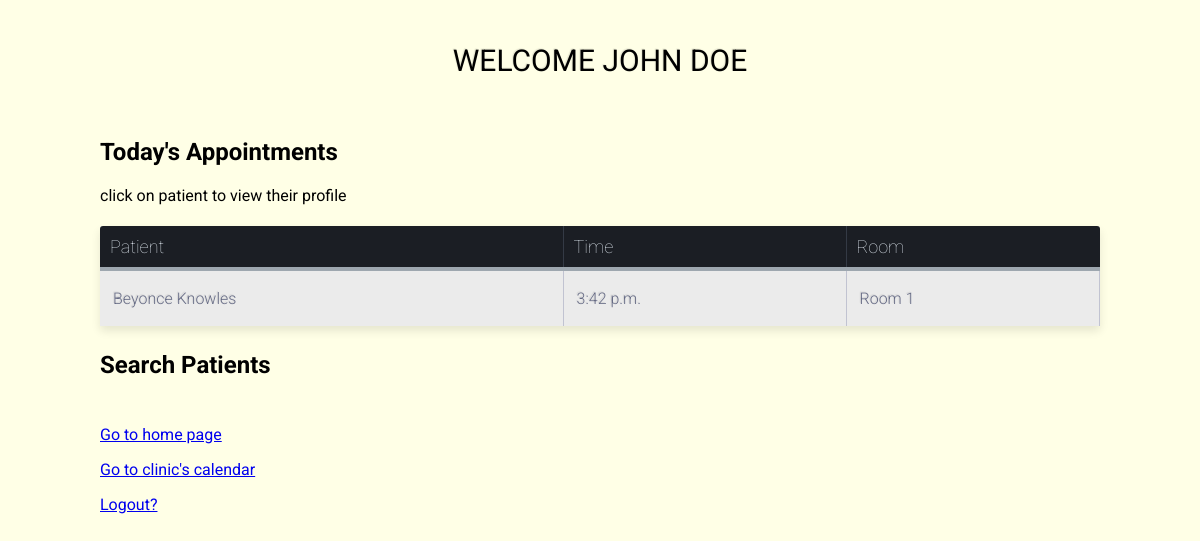
Page /doctor_interface/ (signed in) on the committed database.
### general_models/models.py (models this page shows)
class Appointment(models.Model):
    doctor = models.ForeignKey(Doctor, on_delete=models.CASCADE)
    patient = models.ForeignKey(Patient, on_delete=models.CASCADE)
    date = models.DateField()
    time = models.TimeField()
    room = models.CharField(max_length=30, null=True)
    done = models.BooleanField( default=False)

class Patient(models.Model):
    first_name = models.CharField(max_length=30)
    gender = models.CharField(max_length=1, null=True)
    last_name = models.CharField(max_length=30)
    identifying_number = models.CharField(max_length=30)
    language = models.CharField(max_length=30, default='English')
    phone_number = models.CharField(max_length=30, blank=True)
    last_visit = models.DateField(blank=True)
    email = models.EmailField(blank=True)
    origin_country = models.CharField(max_length=30, blank=True)
    date_of_birth = models.DateField(null=True)
    def __str__(self):
        return self.first_name + " " + self.last_name

### doctor_interface/views.py (the view)
# urls.py: path('', views.index, name='index'),
class index(View):
    def get(self, request, *args, **kwargs):
        user = request.user
        specialty = user.doctor.specialty
        my_appointments = gm.Appointment.objects.all()
        my_appointments = my_appointments.filter(doctor = user.doctor)
        my_appointments = my_appointments.filter(done = False)
        today_appointments = my_appointments.filter(date = str(datetime.date.today())).order_by("time")
        context = {"user": user,  "today_appointments": today_appointments }
        return render(request, 'doctor_interface/doctor_interface_home.html', context)

### doctor_interface/templates/doctor_interface/doctor_interface_home.html (shortened to what this page needs)
{% load static %}
<head>
    <link rel="stylesheet" type="text/css" href="{% static 'doctor_interface/style.css'%}">
</head>
<body>
  <div class="table-title">
    <h3 style="text-align: center;">Welcome {{ user.first_name }} {{ user.last_name }}</h3>
  </div>
  <div class="table-title">
    <h2>Today's Appointments</h2>
    <p>click on patient to view their profile</p>
  </div>
  {% if today_appointments %}
          <table class="table-fill">
            <thead>
              <tr>
                <th>Patient</th>
                <th>Time</th>
                <th>Room</th>
              </tr>
            </thead>
            <tbody class="table-hover">
        {% for appointment in today_appointments %}
            <tr>
                <td>{{ appointment.patient }}</td>
                <td>{{ appointment.time }}</td>
                <td>{{ appointment.room }}</td>
            </tr>
        {% endfor %}
            </tbody>
          </table>
    {% else %}
    <div class="table-title">
      <p>No Appointments for today!</p>
    </div>
      {% endif %}
  <div class="table-title">
    <h2>Search Patients</h2>
  </div>
  <div class="table-title">
    <p><a href="http://localhost:8000/home/">Go to home page</a></p>
    <p><a href="http://localhost:8000/clinic_calendar/">Go to clinic's calendar</a></p>
  <p><a href="{% url 'logout' %}">Logout?</a></p>
  </div>
  </body>

### doctor_interface/static/doctor_interface/style.css (style rules this page uses)
body { background: #ffffe6; -webkit-font-smoothing: antialiased; -moz-osx-font-smoothing: grayscale; font-family: "Roboto", helvetica, arial, sans-serif; font-size: 16px; font-weight: 400; text-rendering: optimizeLegibility; }
div.table-title { display: block; margin: auto; max-width: 1000px; padding:5px; width: 100%; }
.table-title h3 { color: #000000; font-size: 30px; font-weight: 400; font-style:normal; font-family: "Roboto", helvetica, arial, sans-serif; text-shadow: -1px -1px 1px rgba(0, 0, 0, 0.1); text-transform:uppercase; }
.table-fill { background: white; border-radius:3px; border-collapse: collapse; height: 100px; margin: auto; max-width: 1000px; padding:5px; width: 100%; box-shadow: 0 5px 10px rgba(0, 0, 0, 0.1); animation: float 5s infinite; }
th { color:#D5DDE5;; background:#1b1e24; border-bottom:4px solid #9ea7af; border-right: 1px solid #343a45; font-size:18px; font-weight: 100; padding:10px; text-align:left; text-shadow: 0 1px 1px rgba(0, 0, 0, 0.1); vertical-align:middle; }
th:first-child { border-top-left-radius:3px; }
th:last-child { border-top-right-radius:3px; border-right:none; }
tr { border-top: 1px solid #C1C3D1; border-bottom: 1px solid #C1C3D1; color:#666B85; font-size:16px; font-weight:normal; text-shadow: 0 1px 1px rgba(256, 256, 256, 0.1); }
tr:first-child { border-top:none; }
tr:last-child { border-bottom:none; }
tr:nth-child(odd) td { background:#EBEBEB; }
td { background:#FFFFFF; padding:13px; text-align:left; vertical-align:middle; font-weight:300; font-size:16px; text-shadow: -1px -1px 1px rgba(0, 0, 0, 0.1); border-right: 1px solid #C1C3D1; }

### rows in the picture
Appointment: patient "Beyonce Knowles", time "3:42 p.m.", room "Room 1"

### other values in the picture
{{ user.first_name }} "JOHN"
{{ user.last_name }} "DOE"
